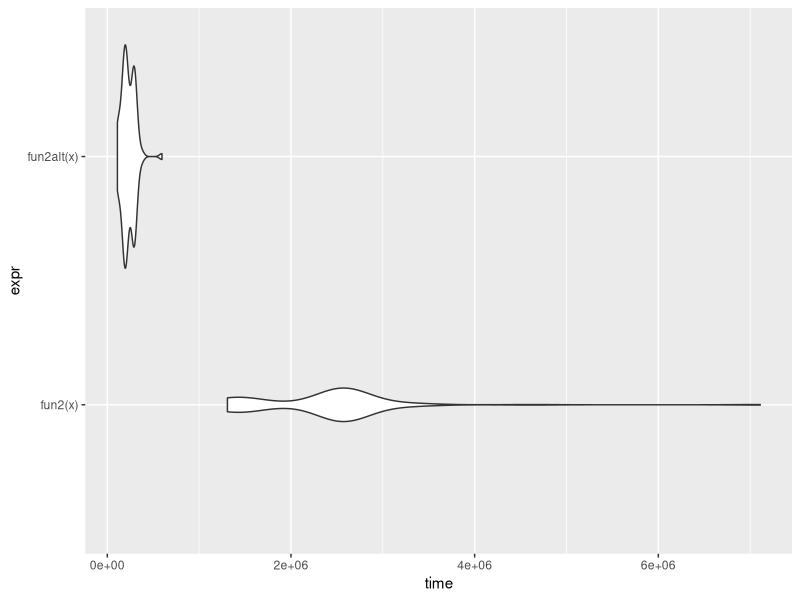
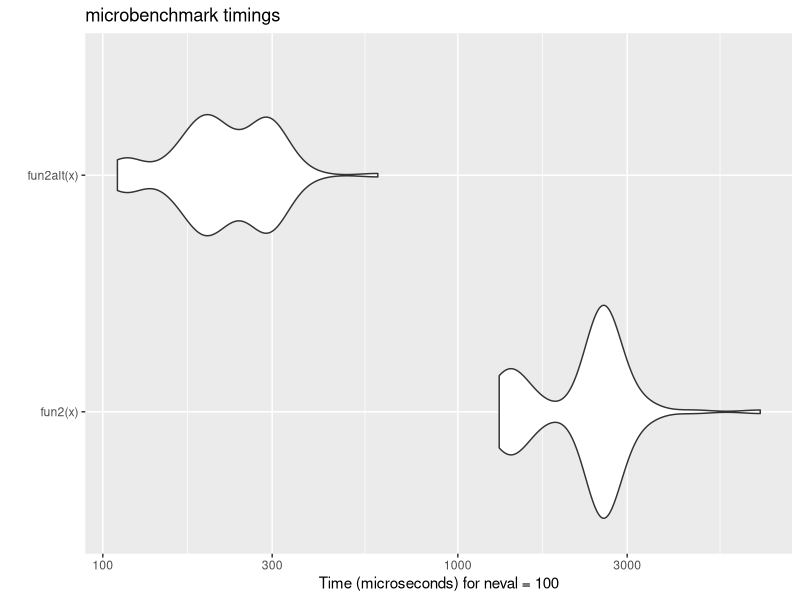

The R source for these figures, in order: (Note: this script raises an error after producing the figures.)
## ---- chunk 1
library(ggplot2)
## ---- chunk 2
fun1 <- function(n = 100, k = 4, lambda = 4) {
  x <- NULL
  
  for (i in 1:n)
    x <- rbind(x, rpois(k, lambda))
  
  return(x)
}

fun1alt <- function(n = 100, k = 4, lambda = 4) {
  x <- matrix(rpois(n * k, lambda), nrow=n, ncol=k)
}

# Benchmarking
microbenchmark::microbenchmark(
  fun1(),
  fun1alt()
)
## ---- chunk 3
# Data Generating Process (10 x 10,000 matrix)
set.seed(1234)
x <- matrix(rnorm(1e4), nrow=10)

# Find each column's max value
fun2 <- function(x) {
  apply(x, 2, max)
}

fun2alt <- function(x) {
  x[cbind(max.col(t(x)), 1:ncol(x))]
}

# Benchmarking
bench <- microbenchmark::microbenchmark(
  fun2(x),
  fun2alt(x)
)
bench
## ---- chunk 4
bench |>
  ggplot(aes(x=time, y=expr)) +
  geom_violin()

autoplot(bench)
## ---- chunk 5
library(parallel)

my_boot <- function(dat, stat, R, ncpus = 1L) {
  
  # Getting the random indices
  n <- nrow(dat)
  idx <- matrix(sample.int(n, n*R, TRUE), nrow=n, ncol=R)
 
  # Making the cluster using `ncpus`
  # STEP 1: GOES HERE
  c1 <- makePSOCKcluster(ncpus)
  # STEP 2: GOES HERE
  clusterExport(c1, varlist=c('idx', 'dat', 'stat'), envir=environment())
  
  # STEP 3: THIS FUNCTION NEEDS TO BE REPLACED WITH parLapply
  ans <- lapply(seq_len(R), function(i) {
    stat(dat[idx[,i], , drop=FALSE])
  })
  
  # Coercing the list into a matrix
  ans <- do.call(rbind, ans)
  
  # STEP 4: GOES HERE
  stopCluster(c1)
  
  ans
  
}
## ---- chunk 6
# Bootstrap of a linear regression model
my_stat <- function(data) { coef(lm(y~x, data=data)) } 

# DATA SIM
set.seed(1)
n <- 500 
R <- 1e4
x <- cbind(rnorm(n))
y <- x*5 + rnorm(n)

# Check if we get something similar as lm
ans0 <- confint(lm(y~x))
ans1 <- my_boot(dat=data.frame(x, y), my_stat, R=R, ncpus=8)

print(t(apply(ans1, 2, quantile, probs = c(0.025, 0.975))))
## ---- chunk 7
# your code here
parallel::detectCores()
system.time(my_boot(dat = data.frame(x, y), my_stat, R = R, ncpus = 1L))
system.time(my_boot(dat = data.frame(x, y), my_stat, R = R, ncpus = 8L))
